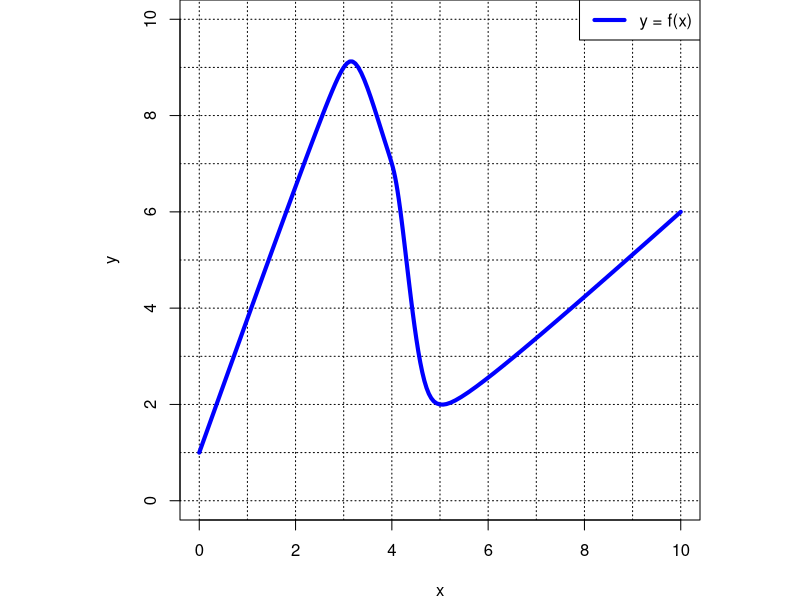
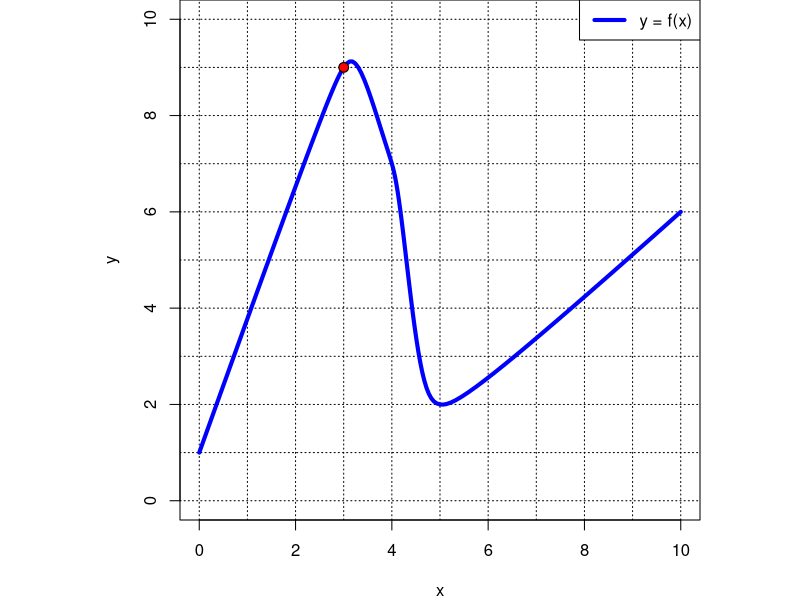
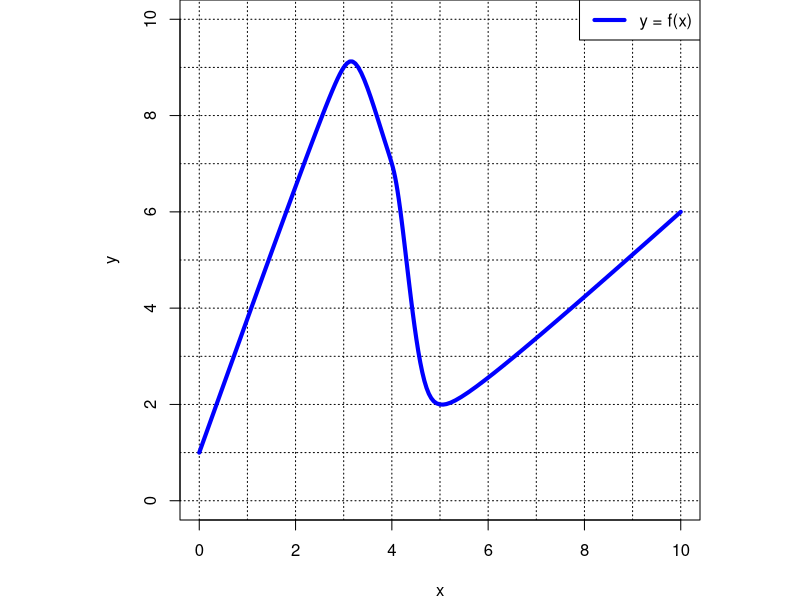
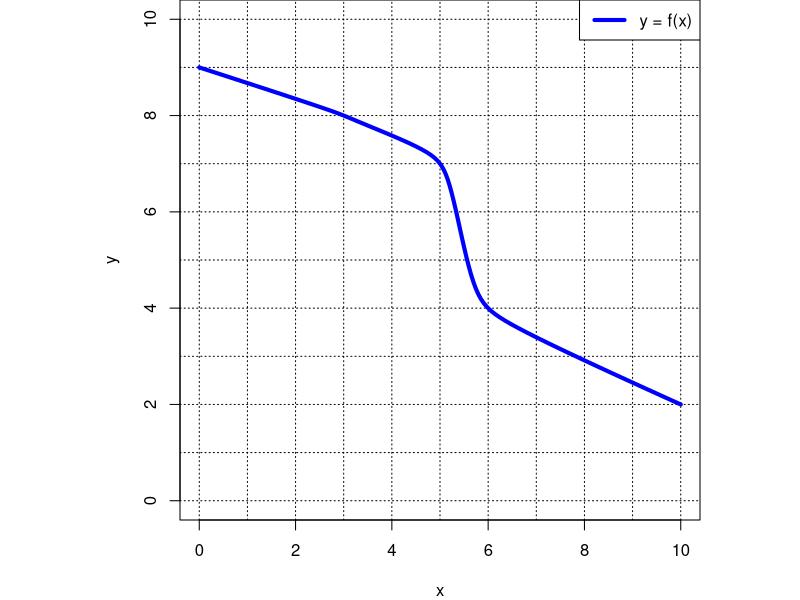
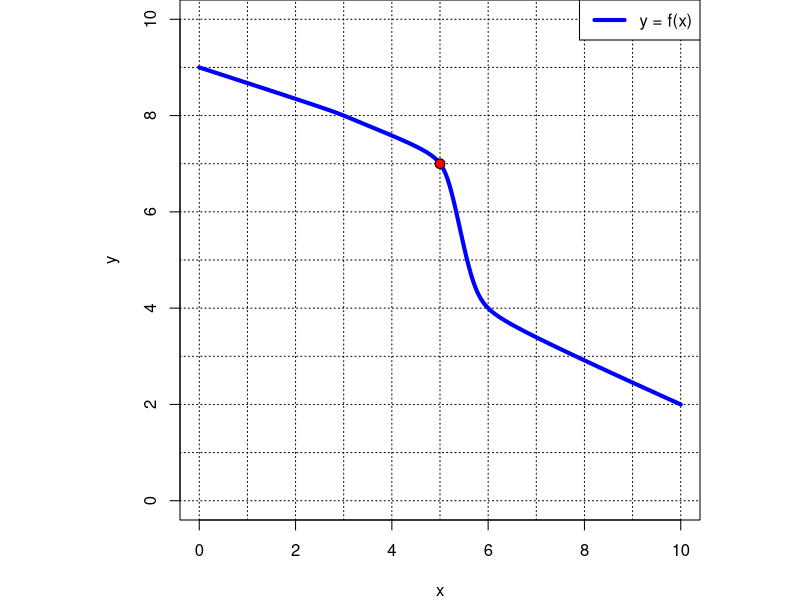
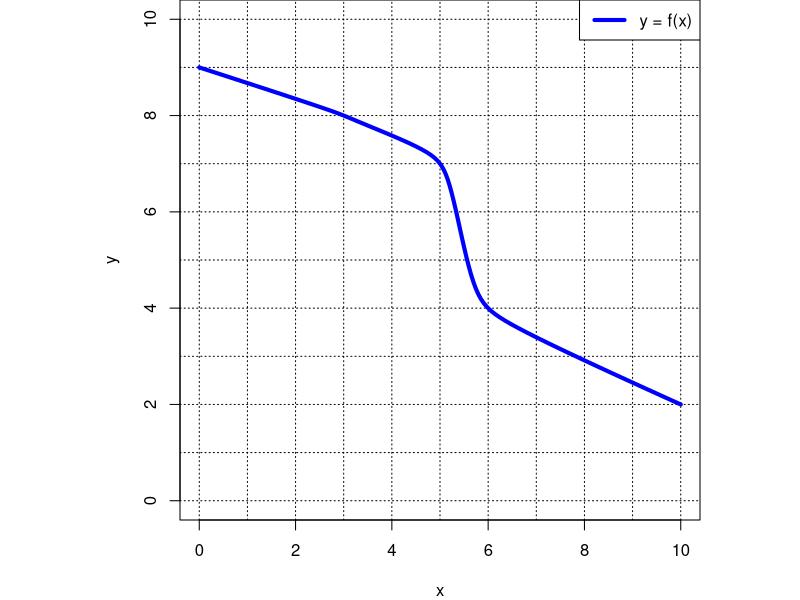

R code for these plots, in order:
## ---- chunk 1
library(kableExtra)
x = 1:6
f = 11:16
g = 16:11
h = c(11,16,12,15,13,14)

df = data.frame(x,f,g,h)
colnames(df) = c("x","f(x)","g(x)","h(x)")

df %>%
kable() %>%
kable_styling(bootstrap_options=c("striped", "hover","bordered","condensed"))
## ---- chunk 2
library(kableExtra)
x = 1:6
f = 11:16
g = 16:11
h = c(11,16,12,15,13,14)

df = data.frame(x,f,g,h)
colnames(df) = c("x","f(x)","g(x)","h(x)")

df %>%
kable() %>%
kable_styling(bootstrap_options=c("striped", "hover","bordered","condensed"))
## ---- chunk 3
set.seed(55)
rands = sample(1:9,8)
xbase = rands[1:3]
x = sort(c(0,rands[1:3],10))
y = rands[4:8]
x1 = sample(xbase,1)
y1 = y[x==x1]
## ---- chunk 4
par(pty="s",mar=c(4,4,0,0))
plot(x,y,type="n",xlim=c(0,10),ylim=c(0,10),xlab="x",ylab="y",asp=1,pch=20,cex=2)
for(i in 0:10){
  abline(h=i,lty=3)
  abline(v=i,lty=3)
}
xspline(x,y,shape=c(0,rep(-0.3,length(x)-2),0),border="blue",lwd=4)
legend("topright","y = f(x)",lwd=4,col="blue")
## ---- chunk 5
set.seed(55)
rands = sample(1:9,8)
xbase = rands[1:3]
x = sort(c(0,rands[1:3],10))
y = rands[4:8]
x1 = sample(xbase,1)
y1 = y[x==x1]
## ---- chunk 6
par(pty="s",mar=c(4,4,0,0))
plot(x,y,type="n",xlim=c(0,10),ylim=c(0,10),xlab="x",ylab="y",asp=1,pch=20,cex=2)
for(i in 0:10){
  abline(h=i,lty=3)
  abline(v=i,lty=3)
}
xspline(x,y,shape=c(0,rep(-0.3,length(x)-2),0),border="blue",lwd=4)
legend("topright","y = f(x)",lwd=4,col="blue")

points(x1,y1,cex=1.3,pch=19,col="black")
points(x1,y1,pch=19,col="red")
## ---- chunk 7
set.seed(55)
rands = sample(1:9,8)
xbase = rands[1:3]
x = sort(c(0,rands[1:3],10))
y = rands[4:8]
x1 = sample(xbase,1)
y1 = y[x==x1]
## ---- chunk 8
par(pty="s",mar=c(4,4,0,0))
plot(x,y,type="n",xlim=c(0,10),ylim=c(0,10),xlab="x",ylab="y",asp=1,pch=20,cex=2)
for(i in 0:10){
  abline(h=i,lty=3)
  abline(v=i,lty=3)
}
xspline(x,y,shape=c(0,rep(-0.3,length(x)-2),0),border="blue",lwd=4)
legend("topright","y = f(x)",lwd=4,col="blue")

## ---- chunk 9
set.seed(45)
while(T){
  rands = sample(1:9,8)
  xbase = rands[1:3]
  x = sort(c(0,rands[1:3],10))
  isdown=sample(c(T,F),1)
  y = sort(rands[4:8],decreasing = isdown)
  x1 = sample(xbase,1)
  y1 = y[x==x1]
  if(length(unique(diff(y)/diff(x)))>2){break}
}
## ---- chunk 10
par(pty="s",mar=c(4,4,0,0))
plot(x,y,type="n",xlim=c(0,10),ylim=c(0,10),xlab="x",ylab="y",asp=1,pch=20,cex=2)
for(i in 0:10){
  abline(h=i,lty=3)
  abline(v=i,lty=3)
}
xspline(x,y,shape=c(0,rep(-0.3,length(x)-2),0),border="blue",lwd=4)
legend("topright","y = f(x)",lwd=4,col="blue")
## ---- chunk 11
set.seed(45)
while(T){
  rands = sample(1:9,8)
  xbase = rands[1:3]
  x = sort(c(0,rands[1:3],10))
  isdown=sample(c(T,F),1)
  y = sort(rands[4:8],decreasing = isdown)
  x1 = sample(xbase,1)
  y1 = y[x==x1]
  if(length(unique(diff(y)/diff(x)))>2){break}
}
## ---- chunk 12
par(pty="s",mar=c(4,4,0,0))
plot(x,y,type="n",xlim=c(0,10),ylim=c(0,10),xlab="x",ylab="y",asp=1,pch=20,cex=2)
for(i in 0:10){
  abline(h=i,lty=3)
  abline(v=i,lty=3)
}
xspline(x,y,shape=c(0,rep(-0.3,length(x)-2),0),border="blue",lwd=4)
legend("topright","y = f(x)",lwd=4,col="blue")

points(x1,y1,cex=1.3,pch=19,col="black")
points(x1,y1,pch=19,col="red")
## ---- chunk 13
set.seed(45)
while(T){
  rands = sample(1:9,8)
  xbase = rands[1:3]
  x = sort(c(0,rands[1:3],10))
  isdown=sample(c(T,F),1)
  y = sort(rands[4:8],decreasing = isdown)
  x1 = sample(xbase,1)
  y1 = y[x==x1]
  if(length(unique(diff(y)/diff(x)))>2){break}
}
## ---- chunk 14
par(pty="s",mar=c(4,4,0,0))
plot(x,y,type="n",xlim=c(0,10),ylim=c(0,10),xlab="x",ylab="y",asp=1,pch=20,cex=2)
for(i in 0:10){
  abline(h=i,lty=3)
  abline(v=i,lty=3)
}
xspline(x,y,shape=c(0,rep(-0.3,length(x)-2),0),border="blue",lwd=4)
legend("topright","y = f(x)",lwd=4,col="blue")
